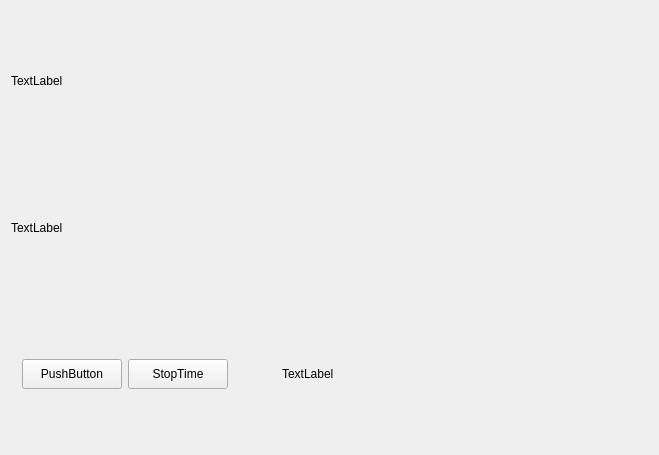
<?xml version="1.0" encoding="UTF-8"?>
<ui version="4.0">
 <class>MyWidget</class>
 <widget class="QWidget" name="MyWidget">
  <property name="geometry">
   <rect>
    <x>0</x>
    <y>0</y>
    <width>659</width>
    <height>455</height>
   </rect>
  </property>
  <property name="windowTitle">
   <string>MyWidget</string>
  </property>
  <layout class="QVBoxLayout" name="verticalLayout">
   <item>
    <widget class="QLabel" name="label">
     <property name="text">
      <string>TextLabel</string>
     </property>
    </widget>
   </item>
   <item>
    <widget class="QLabel" name="label_2">
     <property name="text">
      <string>TextLabel</string>
     </property>
    </widget>
   </item>
   <item>
    <widget class="QWidget" name="widget" native="true">
     <layout class="QHBoxLayout" name="horizontalLayout">
      <item>
       <widget class="MyPushButton" name="pushButton">
        <property name="maximumSize">
         <size>
          <width>100</width>
          <height>30</height>
         </size>
        </property>
        <property name="text">
         <string>PushButton</string>
        </property>
       </widget>
      </item>
      <item>
       <widget class="QPushButton" name="pushButton_2">
        <property name="maximumSize">
         <size>
          <width>100</width>
          <height>30</height>
         </size>
        </property>
        <property name="text">
         <string>StopTime</string>
        </property>
       </widget>
      </item>
      <item>
       <spacer name="spacer">
        <property name="orientation">
         <enum>Qt::Horizontal</enum>
        </property>
        <property name="sizeType">
         <enum>QSizePolicy::Fixed</enum>
        </property>
        <property name="sizeHint" stdset="0">
         <size>
          <width>48</width>
          <height>20</height>
         </size>
        </property>
       </spacer>
      </item>
      <item>
       <widget class="QLabel" name="label_3">
        <property name="text">
         <string>TextLabel</string>
        </property>
       </widget>
      </item>
     </layout>
    </widget>
   </item>
  </layout>
 </widget>
 <layoutdefault spacing="6" margin="11"/>
 <customwidgets>
  <customwidget>
   <class>MyPushButton</class>
   <extends>QPushButton</extends>
   <header location="global">mypushbutton.h</header>
  </customwidget>
 </customwidgets>
 <resources/>
 <connections/>
</ui>
